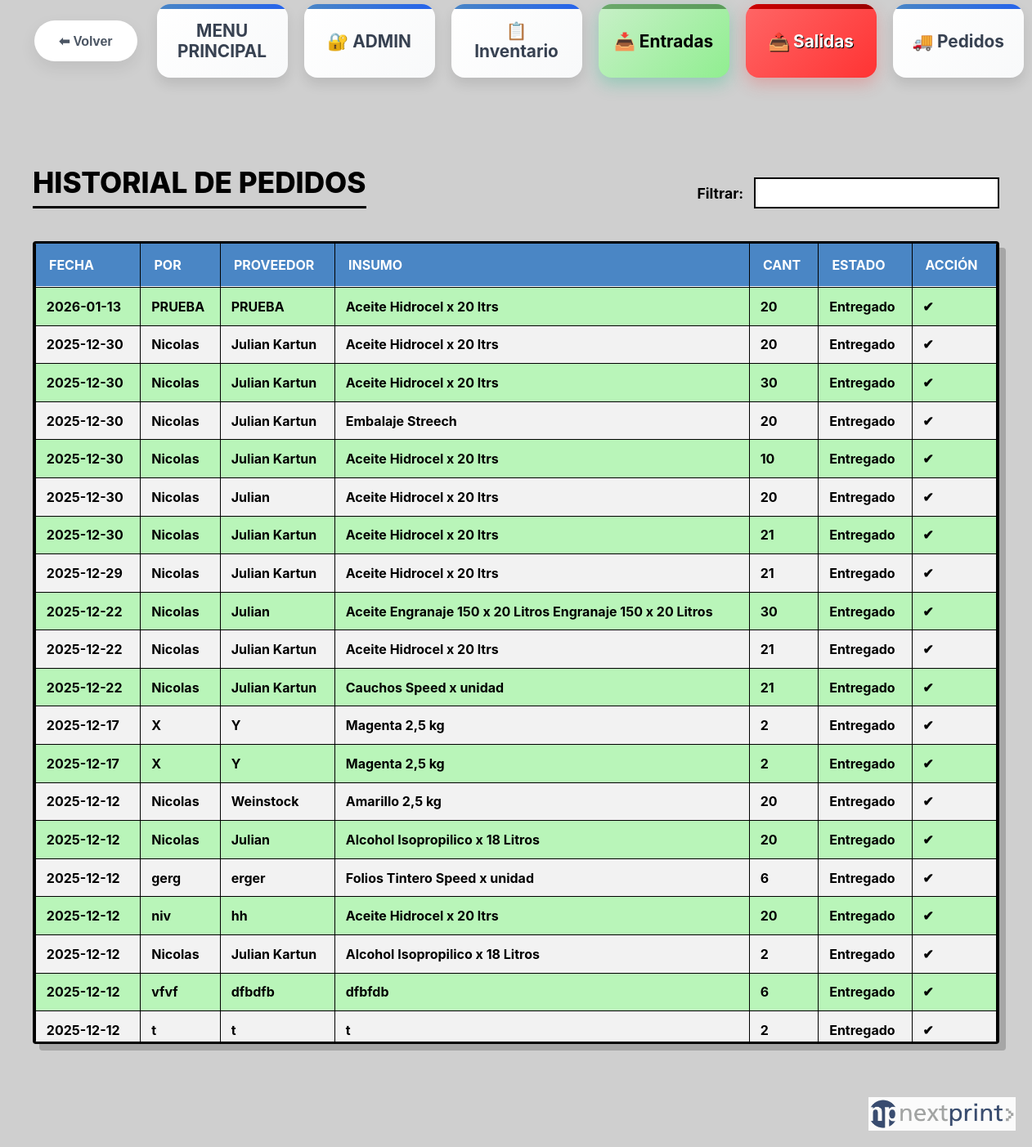
The page /pedidos/historial (signed in) on the database its author committed.
### tables this page shows
CREATE TABLE pedidos (
    id INTEGER PRIMARY KEY AUTOINCREMENT,
    fecha TEXT NOT NULL,
    pedido_por TEXT NOT NULL,
    proveedor TEXT NOT NULL,
    insumo TEXT NOT NULL,
    presentacion TEXT NOT NULL,
    descripcion TEXT NOT NULL,
    cantidad INTEGER NOT NULL,
    estado TEXT NOT NULL DEFAULT 'En Espera'
, insumo_codigo TEXT);

### app.py (the view)
@app.route("/pedidos/historial")
def pedidos_historial():
    conn = get_db_connection()
    registros = conn.execute(
        """
        SELECT id, fecha, pedido_por, proveedor, insumo,
               presentacion, descripcion, cantidad, estado
        FROM pedidos
        ORDER BY fecha DESC, id DESC
        """
    ).fetchall()
    conn.close()
    return render_template("base.html", vista="pedidos_historial", registros=registros)

### app.py (called while the page is built)
def get_db_connection():
    conn = sqlite3.connect(DB_PATH) # <-- Usamos la variable que calculamos arriba
    conn.row_factory = sqlite3.Row
    return conn

@app.before_request
def requerir_login():
    rutas_publicas = ['login', 'static']
    if request.endpoint == 'static' or request.endpoint == 'login':
        return
    if not session.get("app_authorized"):
        return redirect(url_for("login"))

### templates/base.html (shortened to what this page needs)
<!DOCTYPE html>
<html lang="es">
<head>
    <link rel="stylesheet" href="{{ url_for('static', filename='styles.css') }}?v=5">
</head>
<body>
    {% if vista != 'login_global' %}
    <header class="top-bar">
        <div class="header-inner">
            <button type="button" class="btn-volver" onclick="window.history.back()">
                <span>⬅ Volver</span>
            </button>
            {% set is_menu = (vista == 'menu') %}
            <nav class="menu-principal">
                <a href="{{ url_for('menu_principal') }}" class="menu-item">
                    MENU PRINCIPAL
                </a>
                {% if is_menu %}
                {% else %}
                <a href="{{ url_for('inventario') }}" class="menu-item">🔐 ADMIN</a>
                <a href="{{ url_for('inventario_simple') }}" class="menu-item">📋 Inventario</a>
                <a href="{{ url_for('entradas') }}" class="menu-item entradas">📥 Entradas</a>
                <a href="{{ url_for('salidas') }}" class="menu-item salidas">📤 Salidas</a>
                <a href="{{ url_for('pedidos') }}" class="menu-item">🚚 Pedidos</a>
                {% endif %}
            </nav>
        </div>
    </header>
    {% endif %}
    <main class="contenido {% if vista == 'menu' %}contenido-menu{% else %}contenido-app{% endif %}">
        {% if vista == "login_global" %}
        <div class="login-container">
            <form class="login-form" method="POST" action="{{ url_for('login') }}">
                <h2 class="login-title">Bienvenido</h2>
                {% if error %}
                <div class="login-error">{{ error }}</div>
                {% endif %}
                <div class="form-group-login">
                    <label for="usuario">Usuario</label>
                    <input type="text" name="usuario" id="usuario" required autofocus placeholder="Ingresá tu usuario">
                </div>
                <div class="form-group-login">
                    <label for="contrasena">Contraseña</label>
                    <input type="password" name="contrasena" id="contrasena" required placeholder="••••••••">
                </div>
                <div class="chk-container">
                    <input type="checkbox" name="recordar" id="recordar">
                    <label for="recordar">Recordar mi dispositivo</label>
                </div>
                <button type="submit" class="btn-login-submit">Ingresar</button>
                <div class="login-footer">
                    © 2026 Nextprint Stock
                </div>
            </form>
        </div>
        {% elif vista == "pedidos_historial" %}
        <section class="historial">
            <div class="historial-header">
                <h1 class="historial-titulo">Historial de pedidos</h1>
                <div class="historial-filtro"><label>Filtrar:</label><input id="filtro-pedidos" type="text"></div>
            </div>
            <div class="historial-tabla-wrapper">
                <table class="historial-tabla" id="tabla-pedidos">
                    <thead>
                        <tr>
                            <th>FECHA</th>
                            <th>POR</th>
                            <th>PROVEEDOR</th>
                            <th>INSUMO</th>
                            <th>CANT</th>
                            <th>ESTADO</th>
                            <th>ACCIÓN</th>
                        </tr>
                    </thead>
                    <tbody>
                        {% for p in registros %}
                        <tr class="{% if p['estado'] == 'Entregado' %}pedido-entregado{% endif %}">
                            <td>{{ p['fecha'] }}</td>
                            <td>{{ p['pedido_por'] }}</td>
                            <td>{{ p['proveedor'] }}</td>
                            <td>{{ p['insumo'] }}</td>
                            <td>{{ p['cantidad'] }}</td>
                            <td>{{ p['estado'] }}</td>
                            <td>
                                {% if p['estado'] != 'Entregado' %}
                                <form method="post" action="{{ url_for('pedido_entregado', pedido_id=p['id']) }}">
                                    <button type="submit" class="btn-entregado">Entregado</button>
                                </form>
                                {% else %}✔{% endif %}
                            </td>
                        </tr>
                        {% endfor %}
                    </tbody>
                </table>
            </div>
        </section>
            {% endif %}
    </main>
    {% if vista != 'login_global' %}
    <img src="{{ url_for('static', filename='img/logo-nextprint.png') }}" alt="Nextprint" class="logo-fixed">
    {% endif %}
</body>
</html>

### rows shown on the page
pedidos: fecha "2026-01-13", pedido_por "PRUEBA", proveedor "PRUEBA", insumo "Aceite Hidrocel x 20 ltrs", cantidad "20", estado "Entregado"
pedidos: fecha "2025-12-30", pedido_por "Nicolas", proveedor "Julian Kartun", insumo "Aceite Hidrocel x 20 ltrs", cantidad "20", estado "Entregado"
pedidos: fecha "2025-12-30", pedido_por "Nicolas", proveedor "Julian Kartun", insumo "Aceite Hidrocel x 20 ltrs", cantidad "30", estado "Entregado"
pedidos: fecha "2025-12-30", pedido_por "Nicolas", proveedor "Julian Kartun", insumo "Embalaje Streech", cantidad "20", estado "Entregado"
pedidos: fecha "2025-12-30", pedido_por "Nicolas", proveedor "Julian Kartun", insumo "Aceite Hidrocel x 20 ltrs", cantidad "10", estado "Entregado"
pedidos: fecha "2025-12-30", pedido_por "Nicolas", proveedor "Julian", insumo "Aceite Hidrocel x 20 ltrs", cantidad "20", estado "Entregado"
pedidos: fecha "2025-12-30", pedido_por "Nicolas", proveedor "Julian Kartun", insumo "Aceite Hidrocel x 20 ltrs", cantidad "21", estado "Entregado"
pedidos: fecha "2025-12-29", pedido_por "Nicolas", proveedor "Julian Kartun", insumo "Aceite Hidrocel x 20 ltrs", cantidad "21", estado "Entregado"
pedidos: fecha "2025-12-22", pedido_por "Nicolas", proveedor "Julian", insumo "Aceite Engranaje 150 x 20 Litros Engranaje 150 x 20 Litros", cantidad "30", estado "Entregado"
pedidos: fecha "2025-12-22", pedido_por "Nicolas", proveedor "Julian Kartun", insumo "Aceite Hidrocel x 20 ltrs", cantidad "21", estado "Entregado"
pedidos: fecha "2025-12-22", pedido_por "Nicolas", proveedor "Julian Kartun", insumo "Cauchos Speed x unidad", cantidad "21", estado "Entregado"
pedidos: fecha "2025-12-17", pedido_por "X", proveedor "Y", insumo "Magenta 2,5 kg", cantidad "2", estado "Entregado"
pedidos: fecha "2025-12-17", pedido_por "X", proveedor "Y", insumo "Magenta 2,5 kg", cantidad "2", estado "Entregado"
pedidos: fecha "2025-12-12", pedido_por "Nicolas", proveedor "Weinstock", insumo "Amarillo 2,5 kg", cantidad "20", estado "Entregado"
pedidos: fecha "2025-12-12", pedido_por "Nicolas", proveedor "Julian", insumo "Alcohol Isopropilico x 18 Litros", cantidad "20", estado "Entregado"
pedidos: fecha "2025-12-12", pedido_por "gerg", proveedor "erger", insumo "Folios Tintero Speed x unidad", cantidad "6", estado "Entregado"
pedidos: fecha "2025-12-12", pedido_por "niv", proveedor "hh", insumo "Aceite Hidrocel x 20 ltrs", cantidad "20", estado "Entregado"
pedidos: fecha "2025-12-12", pedido_por "Nicolas", proveedor "Julian Kartun", insumo "Alcohol Isopropilico x 18 Litros", cantidad "2", estado "Entregado"
pedidos: fecha "2025-12-12", pedido_por "vfvf", proveedor "dfbdfb", insumo "dfbfdb", cantidad "6", estado "Entregado"
pedidos: fecha "2025-12-12", pedido_por "t", proveedor "t", insumo "t", cantidad "2", estado "Entregado"
